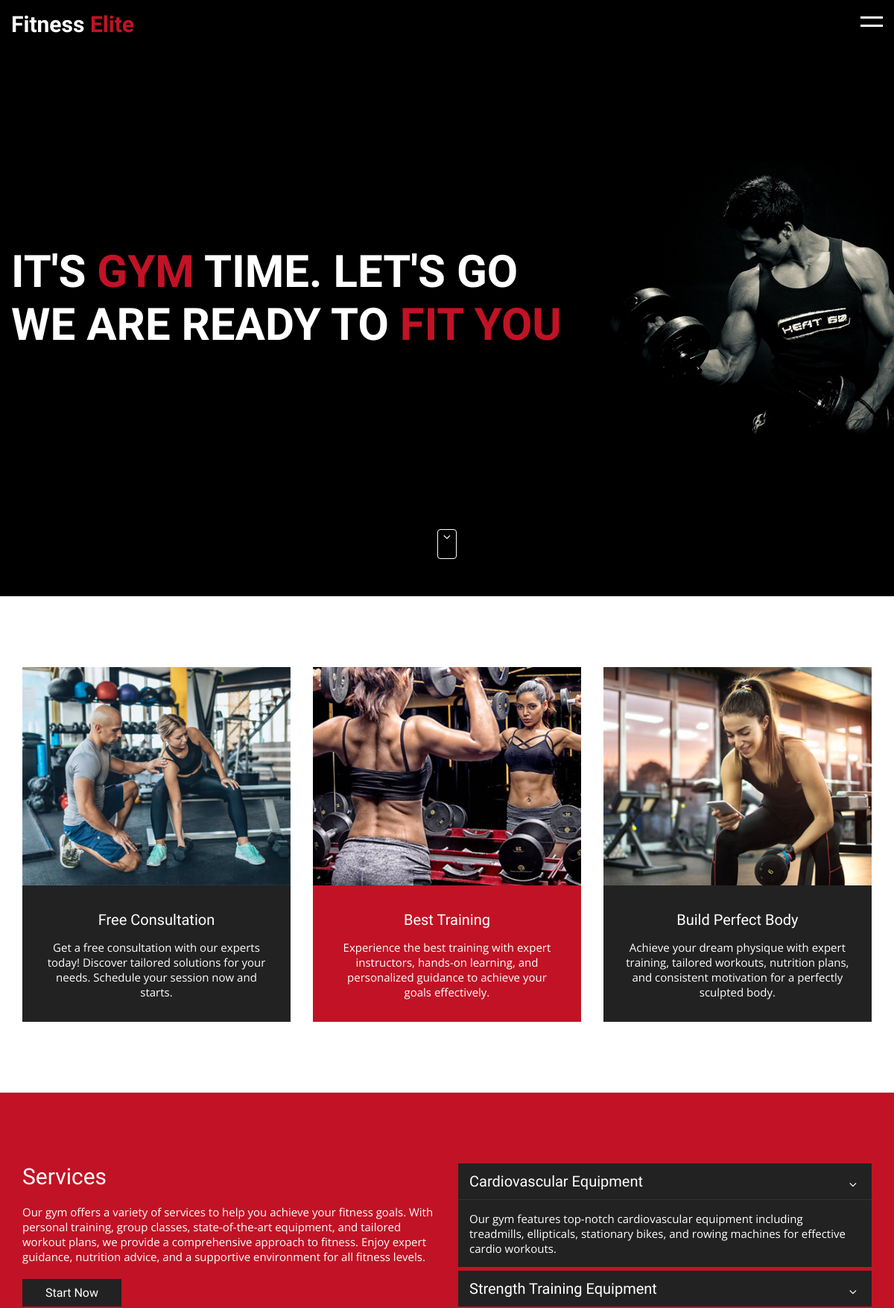
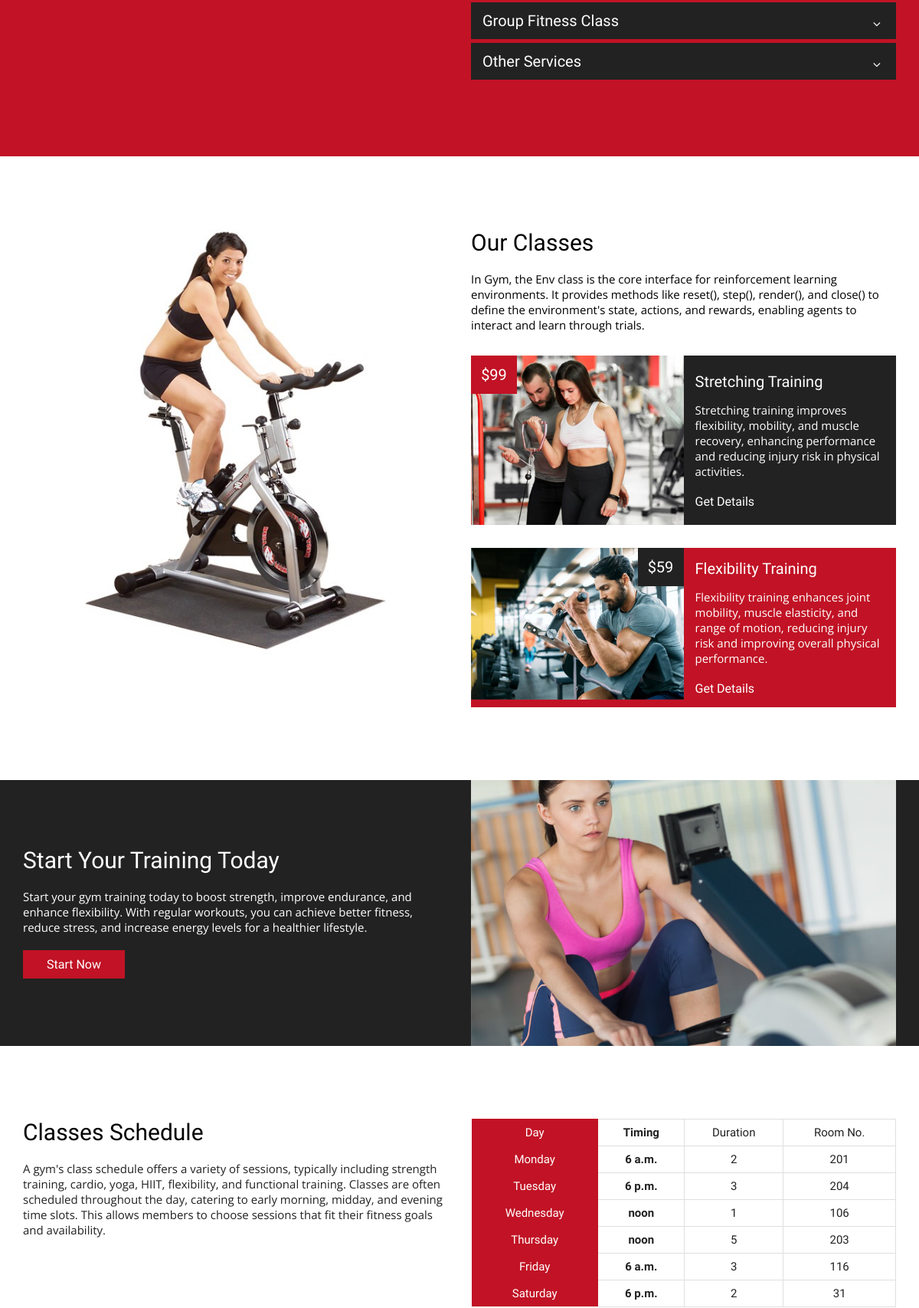
The page / (upper part) on the database its author committed (2 pictures, top to bottom).
### about/models.py (models this page shows)
class About(models.Model):
    about_heading=models.CharField(max_length=100,default="")
    about_des=models.TextField()
    about_img=models.FileField(upload_to='about/',max_length=250, default="", blank=True, null=True)

### service/models.py (models this page shows)
class Service(models.Model):
    service_des=models.TextField()

class Service_type(models.Model):
    service_type=models.CharField(max_length=100,default="")
    service_type_des=models.TextField()

### our_class/models.py (models this page shows)
class Class(models.Model):
    img=models.FileField(upload_to='about/',max_length=250, default="", blank=True, null=True)

class Class_Type(models.Model):
    class_type=models.CharField(max_length=100,default="")
    class_price=models.CharField(max_length=100,default="")
    class_des=models.TextField()
    class_type_img=models.FileField(upload_to='about/',max_length=250, default="", blank=True, null=True)

### training/models.py (models this page shows)
class Training(models.Model):
    training_heading=models.CharField(max_length=100,default="")
    training_des=models.TextField()
    training_img=models.FileField(upload_to='about/',max_length=250, default="", blank=True, null=True)

### time_table/models.py (models this page shows)
class Table(models.Model):
    day=models.CharField(max_length=15, default="")
    timing=models.TimeField()
    duration=models.IntegerField()
    room_no=models.IntegerField()

### home/views.py (the view, shortened to what this page needs)
# urls.py: path('',views.index,name='index'),
def index(request):
    AboutData=About.objects.all()
    ServiceData=Service.objects.all()
    ServiceType=Service_type.objects.all()
    ClassData=Class.objects.all()
    GalleryData=Gallery.objects.all()
    PackageData=Package.objects.all()
    ClassTypeData=Class_Type.objects.all()
    TrainingData=Training.objects.all()
    TableData=Table.objects.all()
    data={
        'AboutData':AboutData,
        'ServiceData':ServiceData,
        'ServiceType':ServiceType,
        'ClassData':ClassData,
        'GalleryData':GalleryData,
        'PackageData':PackageData,
        'ClassTypeData':ClassTypeData,
        'TrainingData':TrainingData,
        'TableData':TableData,
    }
    return render(request,'index.html',data)

### templates/index.html (shortened to what this page needs)
<!DOCTYPE html>
<html>
<head>
  <link rel="stylesheet" href="static/css/animate.css">
	<link rel="stylesheet" type="text/css" href="static/css/style.css">
</head>
<body>
 <header>
 	 <div class="container">
 	 	<div class="logo">
 	 		 <a href="">Fitness <span>Elite</span></a>
 	 	</div>
 	 	<a href="javascript:void(0)" class="ham-burger">
 	       <span></span>
 	       <span></span>
 	 	</a>
 	 </div>
 </header>
  <section class="home wow flash" id="home">
  	 <div class="container">
  	 	  <h1 class="wow slideInLeft" data-wow-delay="1s">It's <span>gym</span> time. Let's go</h1>
  	 	  <h1 class="wow slideInRight" data-wow-delay="1s">We are ready to <span>fit you</span></h1>
  	 </div>
  	      <a href="#about" class="go-down">
  	      	  <i class="fa fa-angle-down" aria-hidden="true"></i>
  	      </a>
  </section>
  <section class="about" id="about">
  	  <div class="container">
  	  	  <div class="content">
			{% for i in AboutData %}
  	  	  	   <div class="box wow bounceInUp">
  	  	  	   	   <div class="inner">
  	  	  	   	   	   <div class="img">
  	  	  	   	   	   	  <img src="{{i.about_img.url}}" alt="about" />
  	  	  	   	   	   </div>
                       <div class="text">
                       	   <h4>{{i.about_heading}}</h4>
                       	   <p>{{i.about_des}}</p>
                       </div>
  	  	  	   	   </div>
  	  	  	   </div>
			   {% endfor %}
  	  	  </div>
  	  </div>
  </section>
 <section class="service" id="service">
 	<div class="container">
 		 <div class="content">
 		 	  <div class="text box wow slideInLeft">
                  <h2>Services</h2>
				  {% for j in ServiceData%}
                  <p>{{j.service_des}}</p>
				  {% endfor %}
                  <a href="" class="btn">Start Now</a>
 		 	  </div>
 		 	  <div class="accordian box wow slideInRight">
				{% for k in ServiceType %}
 		 	  	    <div class="accordian-container active">
 		 	  	    	<div class="head">
 		 	  	    		<h4>{{k.service_type}}</h4>
 		 	  	    		<span class="fa fa-angle-down"></span>
 		 	  	    	</div>
 		 	  	    	<div class="body">
 		 	  	    		<p>{{k.service_type_des}}</p>
 		 	  	    	</div>
 		 	  	    </div>
					{% endfor %}
 		 	  </div>
 		 </div>
 	</div>
 </section>
<section class="classes" id="classes">
	<div class="container">
		 <div class="content">
			{% for i in ClassData %}
		 	  <div class="box img wow slideInLeft">
		 	  	 <img src="{{i.img.url}}" alt="classes" />
		 	  </div>
			{% endfor %}
		 	  <div class="box text wow slideInRight">
		 	  	 <h2>Our Classes</h2>
		 	  	 <p>In Gym, the Env class is the core interface for reinforcement learning environments. It provides methods like reset(), step(), render(), and close() to define the environment's state, actions, and rewards, enabling agents to interact and learn through trials.</p>
		 	  	<div class="class-items">
				{% for i in ClassTypeData %}
		 	  	 <div class="item wow bounceInUp">
                     <div class="item-img">
                     	 <img src="{{i.class_type_img.url}}" alt="classes">
                     	 <div class="price">
                     	 	 {{i.class_price}}
                     	 </div>
                     </div>
                     <div class="item-text">
                     	  <h4>{{i.class_type}}</h4>
                     	  <p>{{i.class_des}}</p>
                     	  <a href="">Get Details</a>
                     </div>
		 	  	 </div>
				 {% endfor %}
		 </div>
	</div>
</section>
 <section class="start-today">
 	<div class="container">
		{% for i in TrainingData%}
 		 <div class="content">
 		 	  <div class="box text wow slideInLeft">
 		 	  	 <h2>{{i.training_heading}}</h2>
 		 	  	 <p>{{i.training_des}}</p>
 		 	  	 <a href="" class="btn">Start Now</a>
 		 	  </div>
 		 	  <div class="box img wow slideInRight">
 		 	  	 <img src="{{i.training_img.url}}" alt="start today">
 		 	  </div>
 		 </div>
		 {% endfor %}
 	</div>
 </section>
  <section class="schedule" id="schedule">
  	 <div class="container">
  	 	  <div class="content">
  	 	  	   <div class="box text wow slideInLeft">
  	 	  	   	   <h2>Classes Schedule</h2>
  	 	  	   	   <p>
					A gym's class schedule offers a variety of sessions, typically including strength training, cardio, yoga, HIIT, flexibility, and functional training. Classes are often scheduled throughout the day, catering to early morning, midday, and evening time slots. This allows members to choose sessions that fit their fitness goals and availability.
  	 	  	   	   </p>
  	 	  	   </div>
  	 	  	   <div class="box timing wow slideInRight">
                   <table class="table">
					<thead>
						<tr>
							<td class="day">Day</td>
							<td><strong>Timing</strong></td>
							<td>Duration</td>
							<td>Room No.</td>
						</tr>
					</thead>
					{% for i in TableData %}
                   	 <tbody>
                   	 	<tr>
                   	 		<td class="day">{{i.day}}</td>
                   	 		<td><strong>{{i.timing}}</strong></td>
                   	 		<td>{{i.duration}}</td>
                   	 		<td>{{i.room_no}}</td>
                   	 	</tr>
                   	 </tbody>
					 {% endfor %}
                   </table>
  	 	  	   </div>
  	 	  </div>
  	 </div>
  </section>
</body>
</html>

### templates/index.html (style rules this page uses)
.wow:first-child { visibility: hidden; }

### rows shown on the page
About: about_img (picture), about_heading "Free Consultation", about_des "Get a free consultation with our experts today! Discover tailored solutions for your needs. Schedule your session now and starts."
About: about_img (picture), about_heading "Best Training", about_des "Experience the best training with expert instructors, hands-on learning, and personalized guidance to achieve your goals effectively."
About: about_img (picture), about_heading "Build Perfect Body", about_des "Achieve your dream physique with expert training, tailored workouts, nutrition plans, and consistent motivation for a perfectly sculpted body."
Service: service_des "Our gym offers a variety of services to help you achieve your fitness goals. With personal training, group classes, state-of-the-art equipment, and tailored workout plans, we provide a comprehensive approach to fitness. Enjoy expert guidance, nutrition advice, and a supportive environment for all fitness levels."
Service_type: service_type "Cardiovascular Equipment", service_type_des "Our gym features top-notch cardiovascular equipment including treadmills, ellipticals, stationary bikes, and rowing machines for effective cardio workouts."
Service_type: service_type "Strength Training Equipment"
Service_type: service_type "Group Fitness Class"
Service_type: service_type "Other Services"
Class: img (picture)
Class_Type: class_type_img (picture), class_price "$99", class_type "Stretching Training", class_des "Stretching training improves flexibility, mobility, and muscle recovery, enhancing performance and reducing injury risk in physical activities."
Class_Type: class_type_img (picture), class_price "$59", class_type "Flexibility Training", class_des "Flexibility training enhances joint mobility, muscle elasticity, and range of motion, reducing injury risk and improving overall physical performance."
Training: training_heading "Start Your Training Today", training_des "Start your gym training today to boost strength, improve endurance, and enhance flexibility. With regular workouts, you can achieve better fitness, reduce stress, and increase energy levels for a healthier lifestyle.", training_img (picture)
Table: day "Monday", timing "6 a.m.", duration "2", room_no "201"
Table: day "Tuesday", timing "6 p.m.", duration "3", room_no "204"
Table: day "Wednesday", timing "noon", duration "1", room_no "106"
Table: day "Thursday", timing "noon", duration "5", room_no "203"
Table: day "Friday", timing "6 a.m.", duration "3", room_no "116"
Table: day "Saturday", timing "6 p.m.", duration "2", room_no "31"
